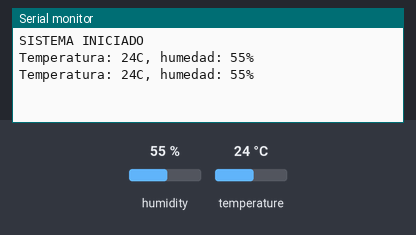
The sketch below on a simulated Arduino Uno, built with avr-gcc and run on an emulated ATmega328P. On the bench: the last lines printed to the serial monitor. The inputs (shaded band) are chosen by the test bench; at power-on: humidity 55 %, temperature 24 °C.

Above: at 2.8 s.
2.9 s: humidity set to 22 %
At 5.1 s:
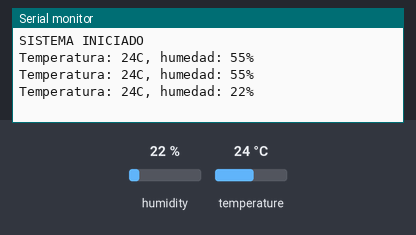
5.6 s: temperature set to 12 °C
At 7.5 s:
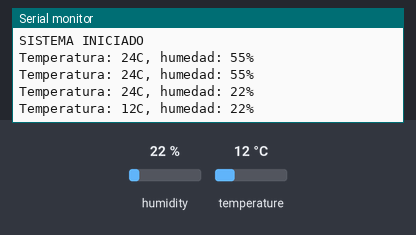
8.3 s: humidity set to 40 %
At 11.1 s:
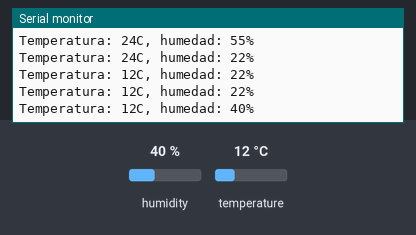
Timing chart, 0 to 12.6 s (numbered marks = the images above; inputs shaded):
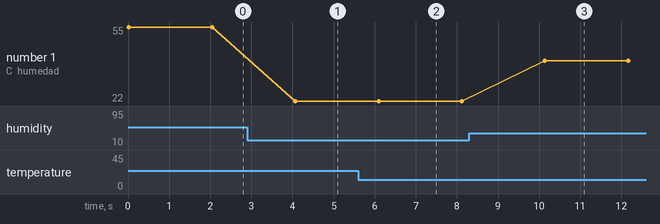

Measured:
- after the input at 2.9 s, the serial monitor: prints a new line after 1.2 s (image 1)
- after the input at 5.6 s, the serial monitor: prints a new line after 0.50 s (image 2)
- after the input at 8.3 s, the serial monitor: prints a new line after 1.8 s (image 3)
- plotted number 1: 55 → 22 after the input at 2.9 s, 22 → 40 after the input at 8.3 s

The sketch:

sensor_dht11.ino
```cpp
#include <SimpleDHT.h>

#define PIN_SENSOR 2

byte temperatura, humedad;

SimpleDHT11 dht11(PIN_SENSOR);

void setup() {
  Serial.begin(115200);
  Serial.println("SISTEMA INICIADO");
}

void loop() {
  dht11.read(&temperatura, &humedad, NULL);
  Serial.println("Temperatura: " + String(temperatura) + "C, humedad: " + String(humedad) + "%");
  delay(2000);
}
```
